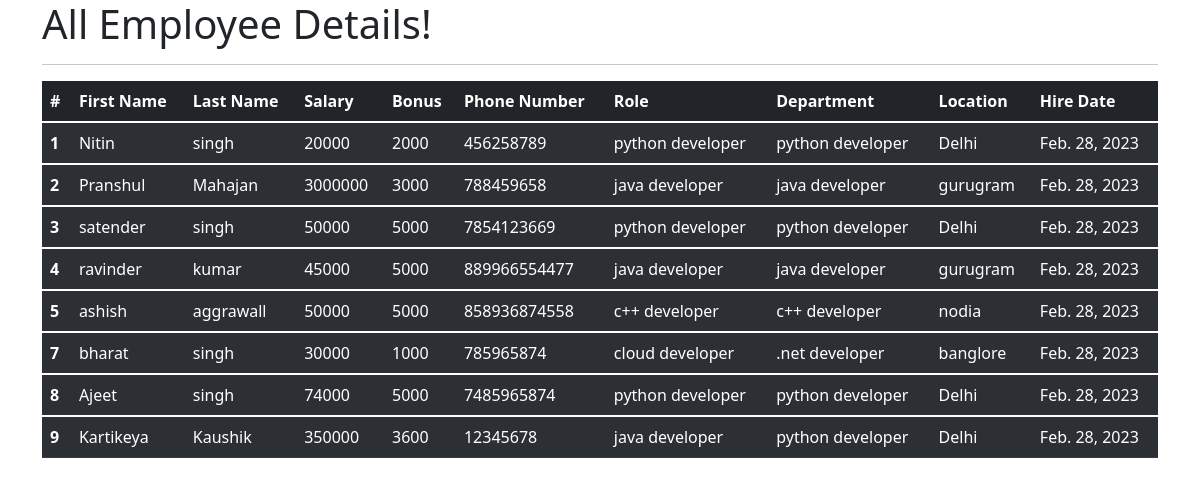
The app's page /all_emp with its own data.
### emp_app/models.py (models this page shows, shortened)
class Employee(models.Model):
    first_name = models.CharField(max_length=100, null = False)
    last_name = models.CharField(max_length=100)
    dept = models.ForeignKey(Department, on_delete=models.CASCADE)
    salary = models.IntegerField(default=0)
    bonus = models.IntegerField(default=0)
    role = models.ForeignKey(Role, on_delete=models.CASCADE)
    phone = models.IntegerField(default=0)
    hire_date = models.DateField()
    def __str__(self):
        return "%s %s %s" %(self.first_name, self.last_name, self.phone)

class Role(models.Model):
    name = models.CharField(max_length=100, null=False)

class Department(models.Model):
    name = models.CharField(max_length=100, null=False)
    location = models.CharField(max_length=100)

### emp_app/views.py (the view)
# urls.py: path('all_emp', views.all_emp, name = 'all_emp'),
def all_emp(request):
    emps = Employee.objects.all()
    context = {
        'emps' : emps
    }
    print(context)
    return render(request, 'view_all_emp.html', context)

### emp_app/templates/view_all_emp.html (shortened to what this page needs)
<!doctype html>
<html lang="en">
  <head>
    <link href="https://cdn.jsdelivr.net/npm/bootstrap@5.1.3/dist/css/bootstrap.min.css" rel="stylesheet">
  </head>
  <body>
    <div class="container">
        <h1>All Employee Details!</h1>
        <hr>
        <table class="table table-dark table-striped">
            <thead>
              <tr>
                <th scope="col">#</th>
                <th scope="col">First Name</th>
                <th scope="col">Last Name</th>
                <th scope="col">Salary</th>
                <th scope="col">Bonus</th>
                <th scope="col">Phone Number</th>
                <th scope="col">Role</th>
                <th scope="col">Department</th>
                <th scope="col">Location</th>
                <th scope="col">Hire Date</th>
              </tr>
            </thead>
            {% for emp in emps %}
            <tbody>
              <tr>
                <th scope="row">{{emp.id}}</th>
                <td>{{emp.first_name}}</td>
                <td>{{emp.last_name}}</td>
                <td>{{emp.salary}}</td>
                <td>{{emp.bonus}}</td>
                <td>{{emp.phone}}</td>
                <td>{{emp.role.name}}</td>
                <td>{{emp.dept.name}}</td>
                <td>{{emp.dept.location}}</td>
                <td>{{emp.hire_date}}</td>
              </tr>
            </tbody>
            {% endfor %}
          </table>
      </div>
  </body>
</html>

### records on screen
Employee: id "1", first_name "Nitin", last_name "singh", salary "20000", bonus "2000", phone "456258789", role.name "python developer", dept.name "python developer", dept.location "Delhi", hire_date "Feb. 28, 2023"
Employee: id "2", first_name "Pranshul", last_name "Mahajan", salary "3000000", bonus "3000", phone "788459658", role.name "java developer", dept.name "java developer", dept.location "gurugram", hire_date "Feb. 28, 2023"
Employee: id "3", first_name "satender", last_name "singh", salary "50000", bonus "5000", phone "7854123669", role.name "python developer", dept.name "python developer", dept.location "Delhi", hire_date "Feb. 28, 2023"
Employee: id "4", first_name "ravinder", last_name "kumar", salary "45000", bonus "5000", phone "889966554477", role.name "java developer", dept.name "java developer", dept.location "gurugram", hire_date "Feb. 28, 2023"
Employee: id "5", first_name "ashish", last_name "aggrawall", salary "50000", bonus "5000", phone "858936874558", role.name "c++ developer", dept.name "c++ developer", dept.location "nodia", hire_date "Feb. 28, 2023"
Employee: id "7", first_name "bharat", last_name "singh", salary "30000", bonus "1000", phone "785965874", role.name "cloud developer", dept.name ".net developer", dept.location "banglore", hire_date "Feb. 28, 2023"
Employee: id "8", first_name "Ajeet", last_name "singh", salary "74000", bonus "5000", phone "7485965874", role.name "python developer", dept.name "python developer", dept.location "Delhi", hire_date "Feb. 28, 2023"
Employee: id "9", first_name "Kartikeya", last_name "Kaushik", salary "350000", bonus "3600", phone "12345678", role.name "java developer", dept.name "python developer", dept.location "Delhi", hire_date "Feb. 28, 2023"
